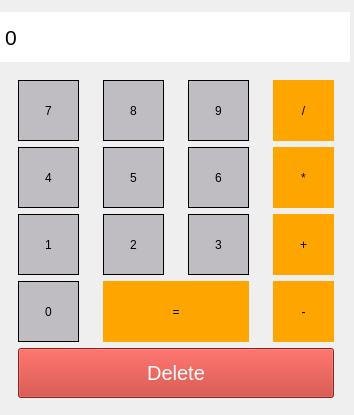
<?xml version="1.0" encoding="UTF-8"?>
<ui version="4.0">
 <class>MainWindow</class>
 <widget class="QMainWindow" name="MainWindow">
  <property name="geometry">
   <rect>
    <x>0</x>
    <y>0</y>
    <width>354</width>
    <height>415</height>
   </rect>
  </property>
  <property name="windowTitle">
   <string>MainWindow</string>
  </property>
  <property name="autoFillBackground">
   <bool>false</bool>
  </property>
  <widget class="QWidget" name="centralwidget">
   <widget class="QWidget" name="verticalLayoutWidget">
    <property name="geometry">
     <rect>
      <x>0</x>
      <y>0</y>
      <width>352</width>
      <height>411</height>
     </rect>
    </property>
    <layout class="QVBoxLayout" name="verticalLayout">
     <item>
      <widget class="QLabel" name="display">
       <property name="minimumSize">
        <size>
         <width>0</width>
         <height>40</height>
        </size>
       </property>
       <property name="maximumSize">
        <size>
         <width>350</width>
         <height>50</height>
        </size>
       </property>
       <property name="layoutDirection">
        <enum>Qt::LeftToRight</enum>
       </property>
       <property name="styleSheet">
        <string notr="true">qproperty-alignment: 'AlignVCenter | AlignRight';
padding-right : 16px;
background-color : white; 
color : black;
font-size: 16pt;


</string>
       </property>
       <property name="text">
        <string>0</string>
       </property>
      </widget>
     </item>
     <item>
      <layout class="QGridLayout" name="gridLayout_3">
       <item row="3" column="3">
        <widget class="QPushButton" name="minus">
         <property name="minimumSize">
          <size>
           <width>61</width>
           <height>61</height>
          </size>
         </property>
         <property name="styleSheet">
          <string notr="true">background-color : orange; 
color : black;
border: solid 1px black;</string>
         </property>
         <property name="text">
          <string>-</string>
         </property>
        </widget>
       </item>
       <item row="2" column="3">
        <widget class="QPushButton" name="pluse">
         <property name="minimumSize">
          <size>
           <width>61</width>
           <height>61</height>
          </size>
         </property>
         <property name="styleSheet">
          <string notr="true">background-color : orange; 
color : black;
border: solid 1px black;</string>
         </property>
         <property name="text">
          <string>+</string>
         </property>
        </widget>
       </item>
       <item row="0" column="2">
        <widget class="QPushButton" name="btn9">
         <property name="minimumSize">
          <size>
           <width>61</width>
           <height>61</height>
          </size>
         </property>
         <property name="maximumSize">
          <size>
           <width>61</width>
           <height>16777215</height>
          </size>
         </property>
         <property name="styleSheet">
          <string notr="true">background-color : #bfbdc1; 
color : balck;
border: 1px solid black;
</string>
         </property>
         <property name="text">
          <string>9</string>
         </property>
        </widget>
       </item>
       <item row="0" column="1">
        <widget class="QPushButton" name="btn8">
         <property name="minimumSize">
          <size>
           <width>61</width>
           <height>61</height>
          </size>
         </property>
         <property name="maximumSize">
          <size>
           <width>61</width>
           <height>16777215</height>
          </size>
         </property>
         <property name="styleSheet">
          <string notr="true">background-color : #bfbdc1; 
color : balck;
border: 1px solid black;
</string>
         </property>
         <property name="text">
          <string>8</string>
         </property>
        </widget>
       </item>
       <item row="2" column="1">
        <widget class="QPushButton" name="btn2">
         <property name="minimumSize">
          <size>
           <width>61</width>
           <height>61</height>
          </size>
         </property>
         <property name="styleSheet">
          <string notr="true">background-color : #bfbdc1; 
color : balck;
border: 1px solid black;
</string>
         </property>
         <property name="text">
          <string>2</string>
         </property>
        </widget>
       </item>
       <item row="3" column="0">
        <widget class="QPushButton" name="btn0">
         <property name="minimumSize">
          <size>
           <width>61</width>
           <height>61</height>
          </size>
         </property>
         <property name="styleSheet">
          <string notr="true">background-color : #bfbdc1; 
color : balck;
border: 1px solid black;
</string>
         </property>
         <property name="text">
          <string>0</string>
         </property>
        </widget>
       </item>
       <item row="0" column="0">
        <widget class="QPushButton" name="btn7">
         <property name="minimumSize">
          <size>
           <width>61</width>
           <height>61</height>
          </size>
         </property>
         <property name="maximumSize">
          <size>
           <width>61</width>
           <height>61</height>
          </size>
         </property>
         <property name="autoFillBackground">
          <bool>false</bool>
         </property>
         <property name="styleSheet">
          <string notr="true">background-color : #bfbdc1; 
color : balck;
border: 1px solid black;
</string>
         </property>
         <property name="text">
          <string>7</string>
         </property>
        </widget>
       </item>
       <item row="0" column="3">
        <widget class="QPushButton" name="div">
         <property name="minimumSize">
          <size>
           <width>61</width>
           <height>61</height>
          </size>
         </property>
         <property name="maximumSize">
          <size>
           <width>61</width>
           <height>16777215</height>
          </size>
         </property>
         <property name="styleSheet">
          <string notr="true">background-color : orange; 
color : black;
border: solid 1px black;</string>
         </property>
         <property name="text">
          <string>/</string>
         </property>
        </widget>
       </item>
       <item row="1" column="2">
        <widget class="QPushButton" name="btn6">
         <property name="minimumSize">
          <size>
           <width>61</width>
           <height>61</height>
          </size>
         </property>
         <property name="styleSheet">
          <string notr="true">background-color : #bfbdc1; 
color : balck;
border: 1px solid black;
</string>
         </property>
         <property name="text">
          <string>6</string>
         </property>
        </widget>
       </item>
       <item row="3" column="1" colspan="2">
        <widget class="QPushButton" name="equal">
         <property name="minimumSize">
          <size>
           <width>122</width>
           <height>61</height>
          </size>
         </property>
         <property name="styleSheet">
          <string notr="true">background-color : orange; 
color : black;
border: solid 1px black;</string>
         </property>
         <property name="text">
          <string>=</string>
         </property>
        </widget>
       </item>
       <item row="2" column="2">
        <widget class="QPushButton" name="btn3">
         <property name="minimumSize">
          <size>
           <width>61</width>
           <height>61</height>
          </size>
         </property>
         <property name="styleSheet">
          <string notr="true">background-color : #bfbdc1; 
color : balck;
border: 1px solid black;
</string>
         </property>
         <property name="text">
          <string>3</string>
         </property>
        </widget>
       </item>
       <item row="1" column="3">
        <widget class="QPushButton" name="mul">
         <property name="minimumSize">
          <size>
           <width>61</width>
           <height>61</height>
          </size>
         </property>
         <property name="styleSheet">
          <string notr="true">background-color : orange; 
color : black;
border: solid 1px black;</string>
         </property>
         <property name="text">
          <string>*</string>
         </property>
        </widget>
       </item>
       <item row="1" column="1">
        <widget class="QPushButton" name="btn5">
         <property name="minimumSize">
          <size>
           <width>61</width>
           <height>61</height>
          </size>
         </property>
         <property name="maximumSize">
          <size>
           <width>61</width>
           <height>16777215</height>
          </size>
         </property>
         <property name="styleSheet">
          <string notr="true">background-color : #bfbdc1; 
color : balck;
border: 1px solid black;
</string>
         </property>
         <property name="text">
          <string>5</string>
         </property>
        </widget>
       </item>
       <item row="1" column="0">
        <widget class="QPushButton" name="btn4">
         <property name="minimumSize">
          <size>
           <width>61</width>
           <height>61</height>
          </size>
         </property>
         <property name="styleSheet">
          <string notr="true">background-color : #bfbdc1; 
color : balck;
border: 1px solid black;
</string>
         </property>
         <property name="text">
          <string>4</string>
         </property>
        </widget>
       </item>
       <item row="2" column="0">
        <widget class="QPushButton" name="btn1">
         <property name="minimumSize">
          <size>
           <width>61</width>
           <height>61</height>
          </size>
         </property>
         <property name="styleSheet">
          <string notr="true">background-color : #bfbdc1; 
color : balck;
border: 1px solid black;
</string>
         </property>
         <property name="text">
          <string>1</string>
         </property>
        </widget>
       </item>
       <item row="4" column="0" colspan="4">
        <widget class="QPushButton" name="del">
         <property name="minimumSize">
          <size>
           <width>0</width>
           <height>40</height>
          </size>
         </property>
         <property name="maximumSize">
          <size>
           <width>16777215</width>
           <height>50</height>
          </size>
         </property>
         <property name="styleSheet">
          <string notr="true">background-color : #c32f27; 
color : white;
font-size : 20px;

</string>
         </property>
         <property name="text">
          <string>Delete</string>
         </property>
        </widget>
       </item>
      </layout>
     </item>
    </layout>
   </widget>
  </widget>
 </widget>
 <resources/>
 <connections/>
</ui>
